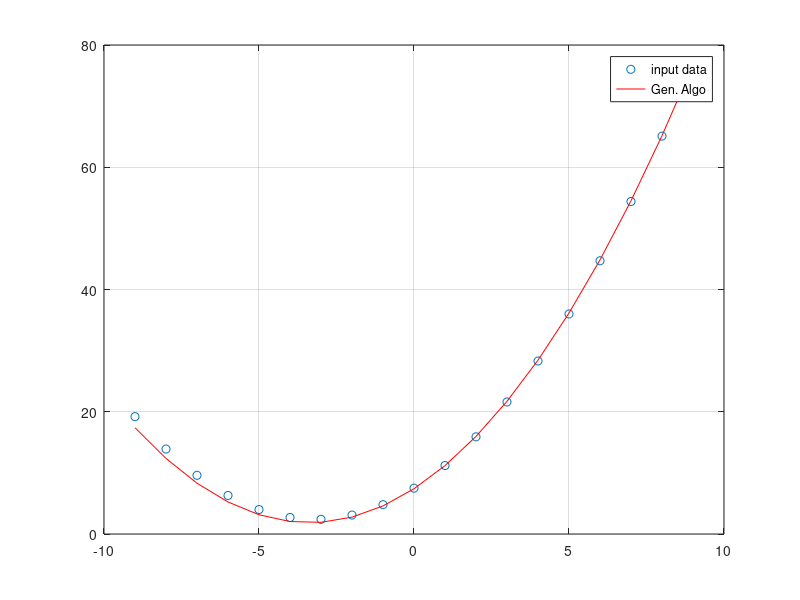

MATLAB code for this plot: (Note: this script raises an error after producing the figure.)
x = -9:9;
a = 0.5;
b = 3.2;
c = 7.5;
y = a*x.^2 +b*x + c

a2 = 0.49
b2 = 3.3 
c2 = 7.4
y2 =  a2*x.^2 +b2*x + c2;
plot(x,y,'o',x,y2,'r')
grid;
legend("input data","Gen. Algo")

# output table 
inputTable = [x' y']
write2File(inputTable, "inputTable.txt")

